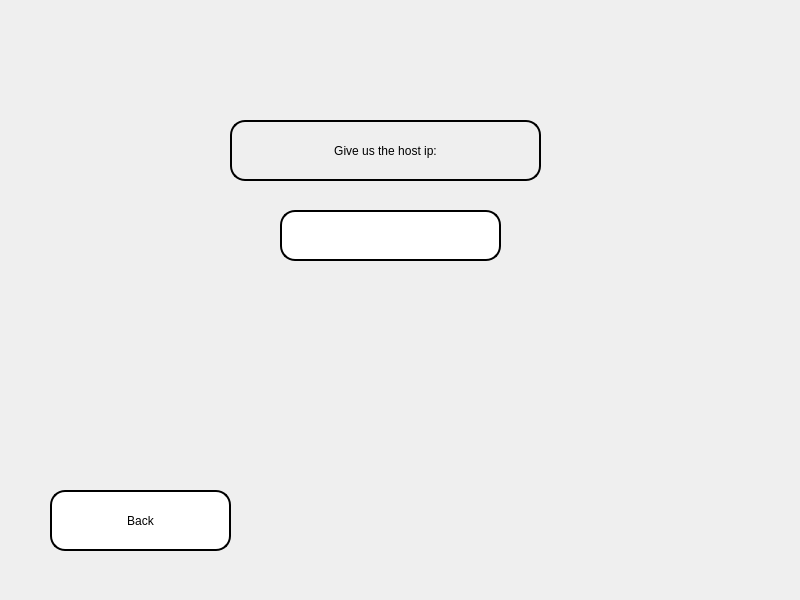
<?xml version="1.0" encoding="UTF-8"?>
<ui version="4.0">
 <class>clientMenu</class>
 <widget class="QMainWindow" name="clientMenu">
  <property name="geometry">
   <rect>
    <x>0</x>
    <y>0</y>
    <width>800</width>
    <height>600</height>
   </rect>
  </property>
  <property name="windowTitle">
   <string>MainWindow</string>
  </property>
  <widget class="QWidget" name="centralwidget">
   <widget class="QLabel" name="label">
    <property name="geometry">
     <rect>
      <x>0</x>
      <y>-1</y>
      <width>811</width>
      <height>611</height>
     </rect>
    </property>
    <property name="styleSheet">
     <string notr="true">background-image: url(:/photos/background.jpg);</string>
    </property>
    <property name="text">
     <string/>
    </property>
    <property name="pixmap">
     <pixmap resource="newRc.qrc">:/photos/background.jpg</pixmap>
    </property>
    <property name="scaledContents">
     <bool>true</bool>
    </property>
   </widget>
   <widget class="QLabel" name="label_2">
    <property name="geometry">
     <rect>
      <x>230</x>
      <y>120</y>
      <width>311</width>
      <height>61</height>
     </rect>
    </property>
    <property name="styleSheet">
     <string notr="true">color:rgb(0, 0, 0);
font: 16pt &quot;Segoe UI&quot;;
    border-style: outset;
    border-width: 2px;
    border-radius: 15px; 
    border-color: black;
    padding: 4px;</string>
    </property>
    <property name="text">
     <string>Give us the host ip:</string>
    </property>
    <property name="alignment">
     <set>Qt::AlignCenter</set>
    </property>
   </widget>
   <widget class="QLineEdit" name="lineEdit">
    <property name="geometry">
     <rect>
      <x>280</x>
      <y>210</y>
      <width>221</width>
      <height>51</height>
     </rect>
    </property>
    <property name="styleSheet">
     <string notr="true">color:rgb(0, 0, 0);
background-color:rgb(255, 255, 255);
font: 16pt &quot;Segoe UI&quot;;
    border-style: outset;
    border-width: 2px;
    border-radius: 15px; 
    border-color: black;
    padding: 4px;</string>
    </property>
   </widget>
   <widget class="QPushButton" name="pushButton">
    <property name="geometry">
     <rect>
      <x>50</x>
      <y>490</y>
      <width>181</width>
      <height>61</height>
     </rect>
    </property>
    <property name="styleSheet">
     <string notr="true">color:rgb(0, 0, 0);
background-color:rgb(255, 255, 255);
font: 16pt &quot;Segoe UI&quot;;
    border-style: outset;
    border-width: 2px;
    border-radius: 15px; 
    border-color: black;
    padding: 4px;</string>
    </property>
    <property name="text">
     <string>Back</string>
    </property>
   </widget>
  </widget>
 </widget>
 <resources>
  <include location="newRc.qrc"/>
 </resources>
 <connections/>
</ui>
